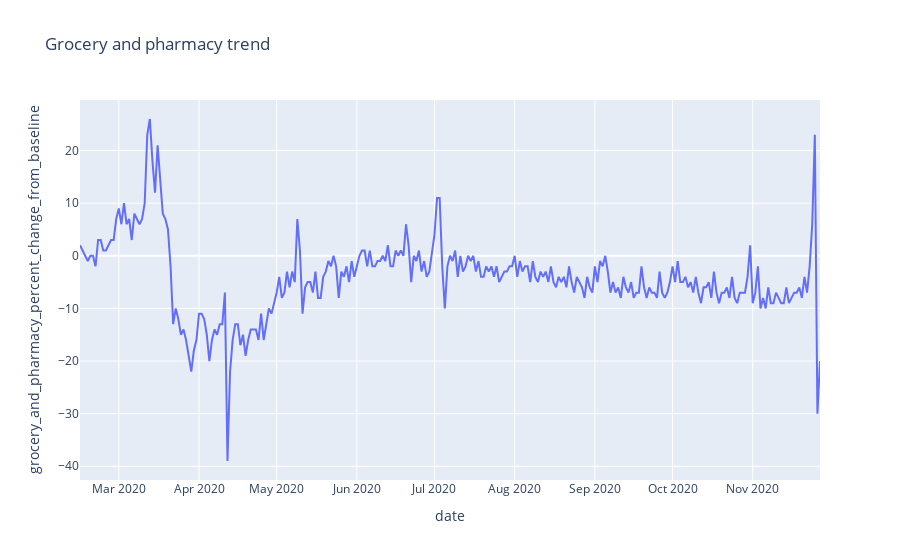

Notebook code cell kept with this figure:
### Code cell
fig = px.line(US_trend, x="date", y="grocery_and_pharmacy_percent_change_from_baseline", title='Grocery and pharmacy trend')
fig.show()

### Figure 1 — Plotly figure (JSON) as saved in the notebook; plotly's stock layout.template omitted (floating-point values rounded to 4 significant figures; data arrays with more than 128 entries replaced by an {"elided": "..."} marker saying what was removed)
{"data": [{"hovertemplate": "date=%{x}<br>grocery_and_pharmacy_percent_change_from_baseline=%{y}<extra></extra>", "legendgroup": "", "line": {"color": "#636efa", "dash": "solid"}, "mode": "lines", "name": "", "orientation": "v", "showlegend": false, "type": "scatter", "x": {"elided": "287 str values"}, "xaxis": "x", "y": {"elided": "287 int values"}, "yaxis": "y"}], "layout": {"legend": {"tracegroupgap": 0}, "title": {"text": "Grocery and pharmacy trend"}, "xaxis": {"anchor": "y", "domain": [0, 1], "title": {"text": "date"}}, "yaxis": {"anchor": "x", "domain": [0, 1], "title": {"text": "grocery_and_pharmacy_percent_change_from_baseline"}}}}
